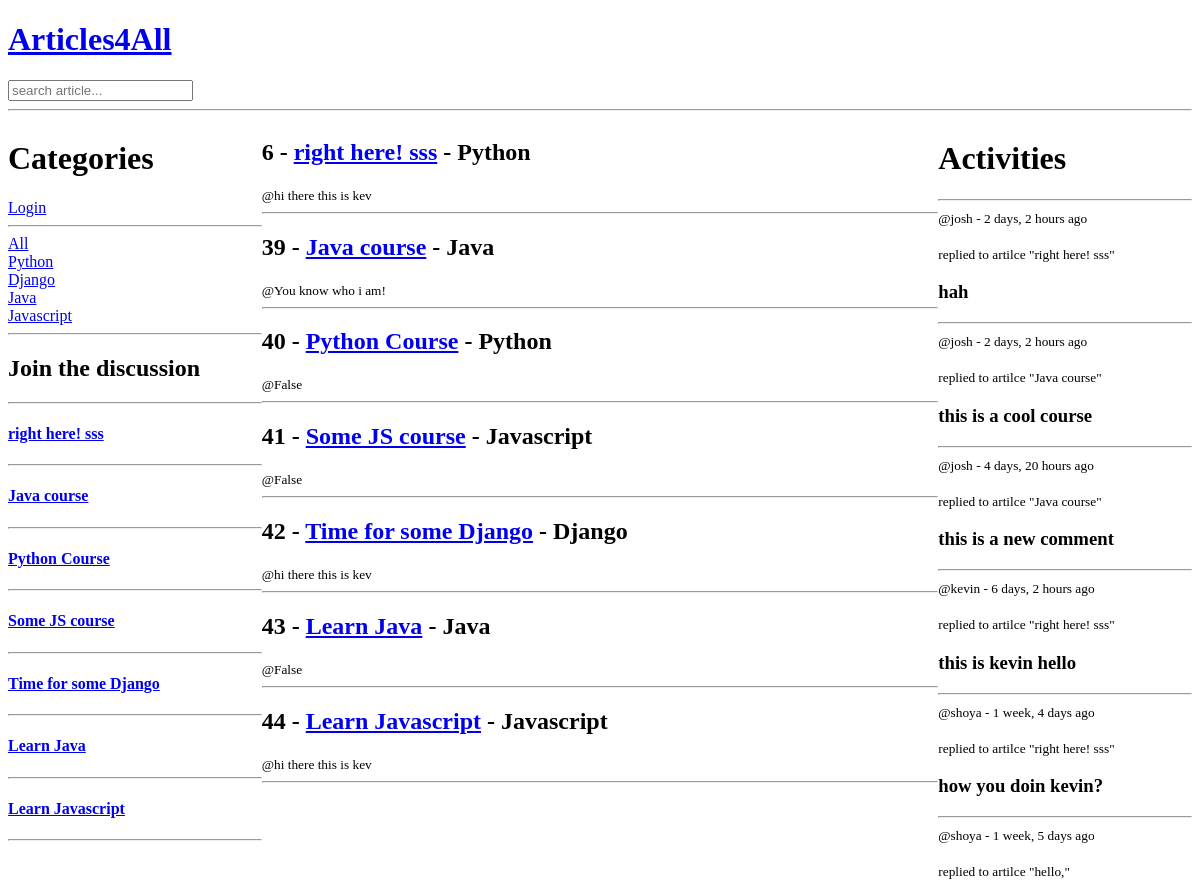
The app's page / (upper part), older data.
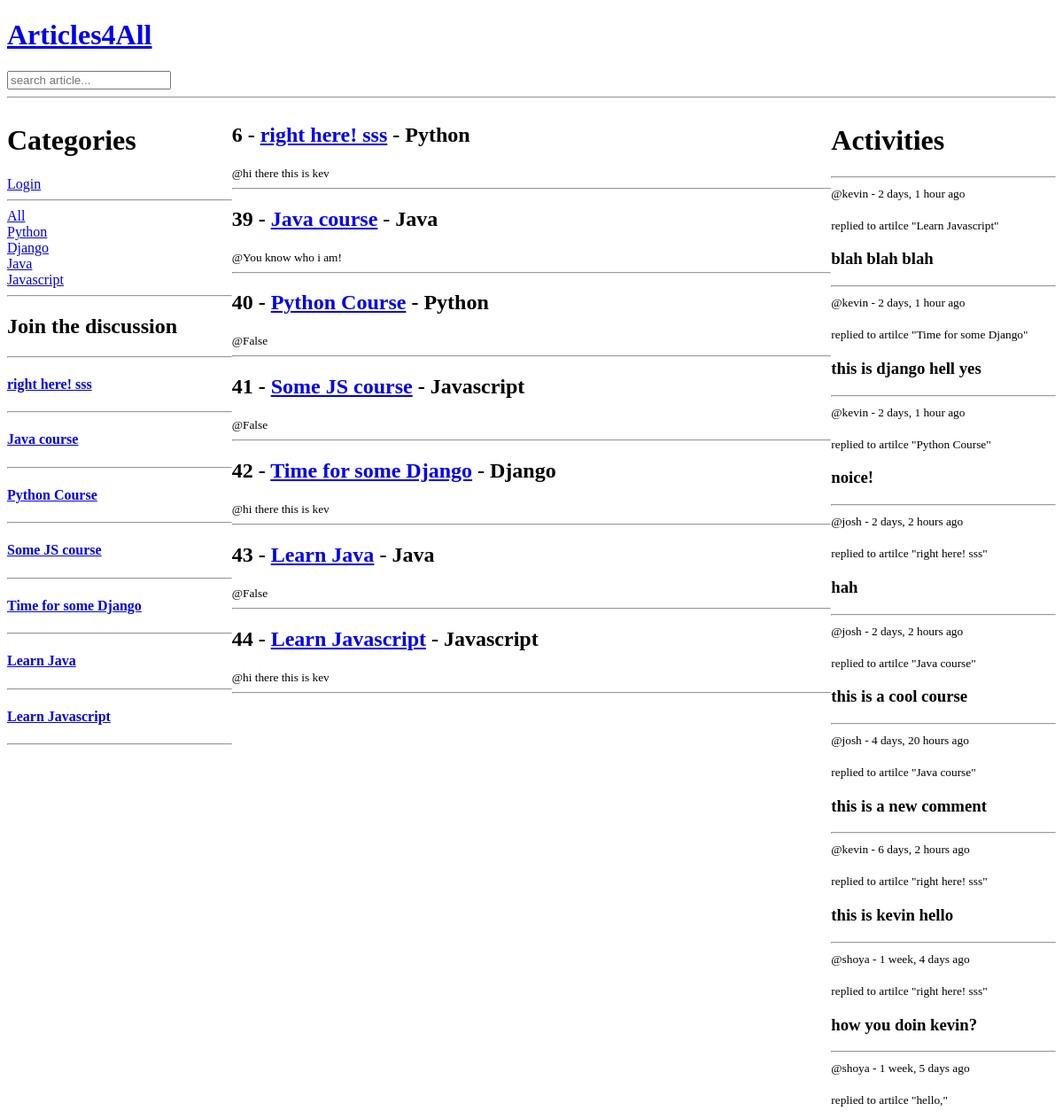
The same page, newer data.
### articles/models.py (models this page shows, shortened)
class Topic(models.Model):
	name = models.CharField(max_length=60)
	def __str__(self):
		return self.name

class Article(models.Model):
	title = models.CharField(max_length=50)
	topic = models.ForeignKey(Topic, on_delete=models.SET_NULL, null=True)
	body = models.CharField(max_length=400)
	author = models.ForeignKey(Author, on_delete=models.CASCADE)
	updated = models.DateTimeField(auto_now=True)
	created = models.DateTimeField(auto_now_add=True)

class Author(models.Model):
	name = models.CharField(max_length=40)
	age = models.CharField(max_length=3)
	email = models.EmailField(max_length=50)
	about = models.CharField(max_length=500)
	def __str__(self):
		return self.about[0:20]

class Comment(models.Model):
	user = models.ForeignKey(User, on_delete=models.CASCADE)
	article = models.ForeignKey(Article, on_delete=models.CASCADE)
	body = models.TextField()
	created = models.DateTimeField(auto_now_add=True)
	updated = models.DateTimeField(auto_now=True)
	class Meta:
		ordering = ['-updated', 'created']

### articles/views.py (the view, shortened to what this page needs)
# urls.py: path('', homePageView.as_view(), name='home-page'),
class homePageView(View):
	template_name = 'article/home-page.html'
	def get(self, request, *args, **kwargs):
		q = request.GET.get('q') if request.GET.get('q') != None else ''
		articles = Article.objects.filter(topic__name__icontains=q)
		topics = Topic.objects.all()
		activity = Comment.objects.filter(Q(article__title__icontains=q))
		context = {'topics': topics, 'articles': articles, 'activity': activity}
		return render(request, self.template_name, context)

### articles/templates/article/home-page.html (shortened to what this page needs)
{% include 'base.html' %}
{% block content %}
	<div class="home-container">
		<div class="category">
			{% include 'article/categories.html' %}
			<hr>
			{% include 'article/discussion.html' %}
		</div>
		<div class="articles">
			{% for article in articles %}
				<h2>{{article.id}} - <a href="{% url 'article-page' article.id %}">{{article.title}}</a> - {{article.topic}}</h2> <small>@{{article.author}} </small>
				<br>
				<hr>
			{% endfor %}
		</div>
	<div class="activity">
		{% include 'article/activity_component.html' %}
	</div>
	</div>
{% endblock %}

### templates/base.html (shortened to what this page needs)
<!DOCTYPE html>
<html>
<head>
</head>
<body>
		<a href="{% url 'home-page' %}"><h1>Articles4All</h1></a>
		{% include 'navbar.html' %}
		<hr>
</body>
</html>

### templates/navbar.html (shortened to what this page needs)
{% block content %}
	<div>
		<form method="POST" action="{% url 'home-page' %}?q={{article.title}}">
			<input type="text" name="q" placeholder="search article..." />
		</form>
	</div>
{% endblock %}

### articles/templates/article/categories.html
<div class="Categories">
			<h1>Categories</h1>
			{% if request.user.is_authenticated %}
				<h3>Hello {{request.user}} !</h3>
				<a href="{% url 'logout-page' %}">logout</a>
			{% else %}
				<a href="{% url 'login-page' %}">Login</a>
			{% endif %}
			<hr>
			<div>
				<a href="{% url 'home-page' %}">All</a>
			</div>
			{% for topic in topics %}
			<div>
				<a href="{% url 'home-page' %}?q={{topic.name}}">{{topic.name}}</a>
				<br>
			</div>
			{% endfor %}
		</div>

### articles/templates/article/discussion.html (shortened to what this page needs)
		<h2>Join the discussion</h2>
		<hr>
		{% for article in articles %}
		<a href="{% url 'article-page' article.id %}"><h4>{{article.title}}</h4></a>
		<hr>
		{% endfor %}

### articles/templates/article/activity_component.html (shortened to what this page needs)
			<h1>Activities</h1>
			<hr>
			{% for comment in activity %}
				<small>@{{comment.user}}  - {{comment.created|timesince}} ago</small>
				<br>
				<br>
				<small>replied to artilce "{{comment.article.title}}"</small>
				<h3>{{comment.body}}</h3>
				<hr>
			{% endfor %}

### articles/templates/article/home-page.html (style rules this page uses)
.home-container { display: grid; grid-template-columns: 1.5fr 4fr 1.5fr; }

Row changes from the older to the newer data that the page shows:
added Comment: user "kevin", created "2 days, 1 hour", article "Learn Javascript", body "blah blah blah"
added Comment: user "kevin", created "2 days, 1 hour", article "Time for some Django", body "this is django hell yes"
added Comment: user "kevin", created "2 days, 1 hour", article "Python Course", body "noice!"
